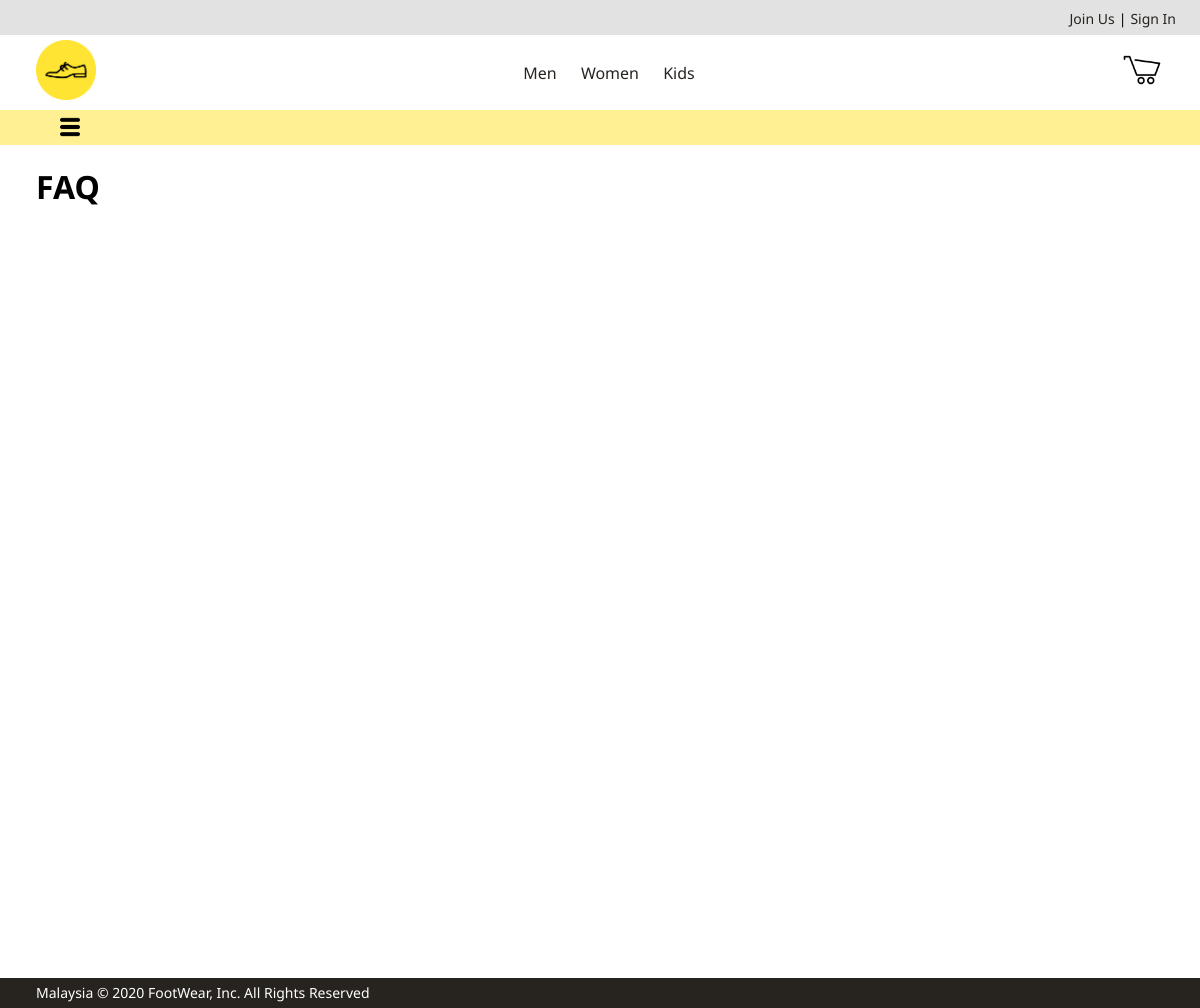
Page /faq.php on the earlier database version.
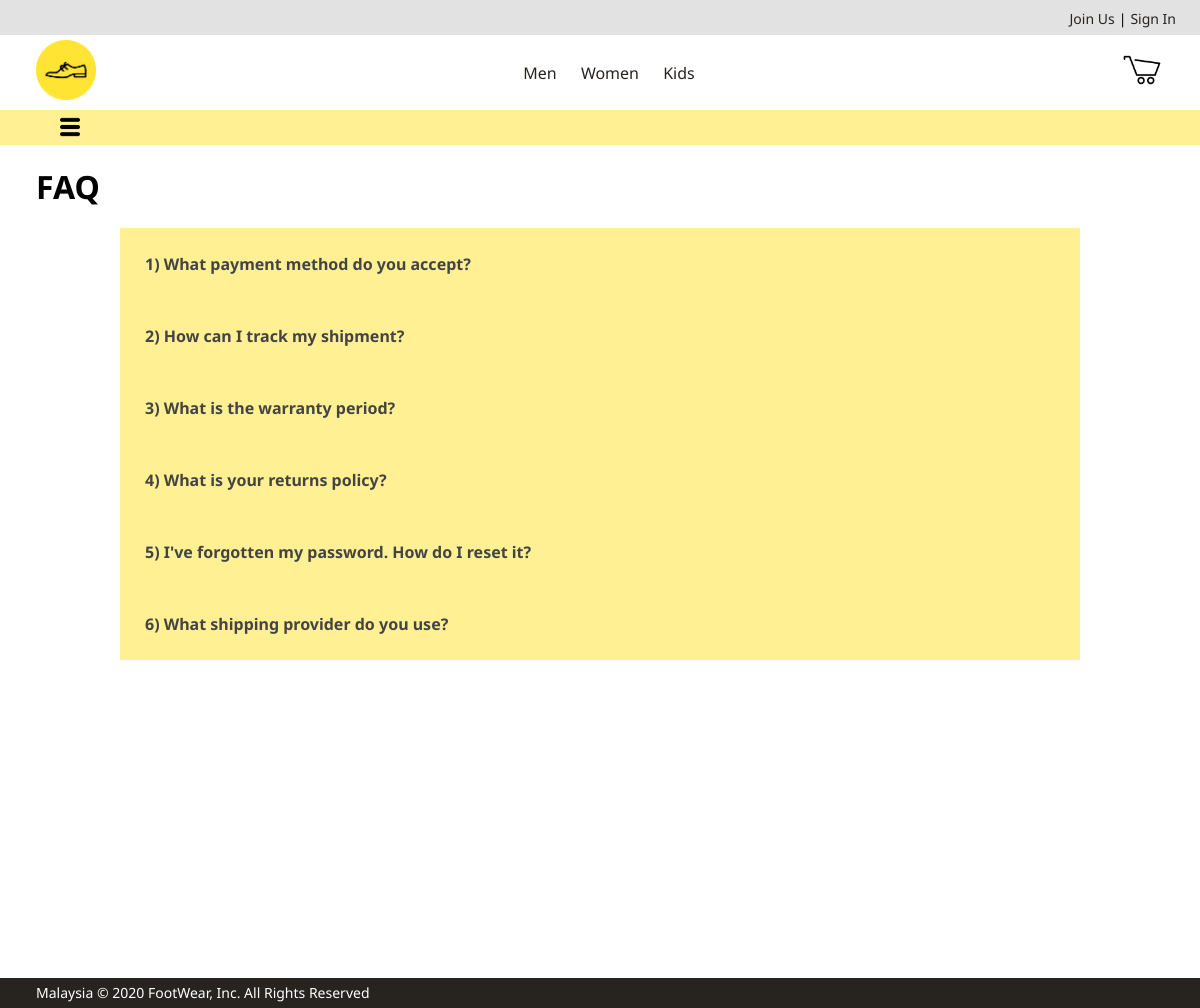
Same page on the later database version.
### tables this page shows
CREATE TABLE IF NOT EXISTS `faq` (
  `fid` varchar(3) NOT NULL,
  `question` varchar(500) NOT NULL,
  `answer` varchar(500) NOT NULL,
  PRIMARY KEY (`fid`)
);

### faq.php (the view, shortened to what this page needs)
<!DOCTYPE html>
<html lang="en">
<head>
  <link rel="stylesheet" href="./styles/components.css">
  <link rel="stylesheet" href="./styles/faq.css">
</head>
<body>
  <?php include "./component/header.php"; ?>
  <?php include "./component/navigator.php"; ?>
  <div class="faq_main">
    <h1>FAQ</h1>
  </div>
  <div class="faqWrapper">
    <?php
      $conn = mysqli_connect('localhost', 'root', '', 'data');
      $sql = mysqli_query($conn, "SELECT question,answer FROM faq");
      $i =1;
      foreach($sql as $row) {
        echo '<div class="faq">', $i , ") ",$row['question'], '</div>';
        $i++;
      }
    ?>
  </div>
  <?php include "./component/footer.php"; ?>
</body>
</html>

### login.php (shortened to what this page needs)
<link rel="stylesheet" href="./styles/login.css">

### component/header.php (shortened to what this page needs)
<?php
    include 'login.php';
?>
<section class = "topheader">
        <ul>
            <?php
            if (isset($_SESSION["email"])){
                echo $_SESSION["name"];
                echo "<span>|</span>";
                echo "<a href='logout.php'><li>Logout</li></a>";
            }
            else{
                echo "<a href='register.php'><li>Join Us</li></a>";
                echo "<span>|</span>";
                echo<<<HTML
                <li onclick="document.getElementById('ID').style.display='block'" style="width:auto; cursor: pointer;">Sign In</li>
                HTML;
            }
            ?>
        </ul>
</section>
<div class="headerWrapper">
    <div class="header">
        <a href="index.php"> <img id="logo" src="./img/web_iconMain.png" alt="footwearLogo"></a>
        <nav>
            <ul>
                <li><a href="shopping.php?category=Men&sub=">Men</a></li>
                <li><a href="shopping.php?category=Women&sub=">Women</a></li>
                <li><a href="shopping.php?category=Kids&sub=">Kids</a></li>
            </ul>
        </nav>
        <a href="cart.php"><img id="cart" src="./img/Shopping-Cart-icon.png" alt="Cart"></a>
    </div>
</div>

### component/navigator.php (shortened to what this page needs)
<?php
if(isset($_SESSION["gender"])){
    $gender = $_SESSION["gender"];
    if ($gender == "F"){
        $gender_word = "Women";
    }else{
        $gender_word = "Men";
    }
}else{
    $gender = "default";
}
?>
<div class="btmheader <?php echo $gender?>">
    <div class="dropDown">
        <ul>
            <li class="sideMenu"><img id="navLogo" src="./img/nav_icon.png" alt="navLogo">
            </li>
        </ul>
    </div>
</div>

### component/footer.php (shortened to what this page needs)
<div class="footerWrapper">
    <div class="footer">
        <p>Malaysia &#169; 2020 FootWear, Inc. All Rights Reserved</p>
    </div>
</div>

### styles/components.css (style rules this page uses)
:root { --smaller: 14px; --small: 16px; --medium: 20px; --large: 24px; --yellow: #FEF093; --black: #27231F; --grey: #E2E2E2; --blue: #4CD7D0; --pink: #FECCC8; --spacing: 0 38px 0 36px; }
* { box-sizing: border-box; margin: 0; padding: 0; font-family: 'PT Sans', Helvetica, Arial, sans-serif; }
html { height: 100%; }
body { min-width: 700px; min-height: 100%; }
nav, .topheader, .header { margin: 0; padding: 0; border: 0; font: inherit; vertical-align: baseline; }
div { display: block; }
.topheader li, .topheader a, .headerWrapper li, .headerWrapper a { text-decoration: none; color: var(--black); list-style: none; }
.topheader { height: 35px; width: 100%; background-color: var(--grey); font-size: var(--smaller); position: relative; }
.topheader ul { position: absolute; padding-right: 20px; top: 50%; right: 0%; -ms-transform: translateY(-50%); transform: translateY(-50%); }
.topheader li, span { display: inline; padding-right: 4px; }
.header { padding: var(--spacing); padding-top: 5px; padding-bottom: 5px; display: flex; justify-content: space-between; align-items: center; }
#logo { height: 60px; width: 60px; }
#cart { height: 40px; width: 40px; }
.header li { display: inline; padding: 0 10px 0 10px; }
#navLogo { height: 20px; width: 20px; }
.btmheader { height: 35px; width: 100%; position: relative; }
.default { background-color: var(--yellow); }
.dropDown { margin: 7px 0px 0px 55px; display: inline-block; }
.dropDown ul { list-style: none; }
.dropDown .sideMenu { width: 30px; height: 30px; text-align: center; }
.sideMenu img { cursor: pointer; }
.footerWrapper { position: relative; margin-top: auto; height: 30px; width: 100%; background-color: var(--black); color: white; }
.footer { padding: var(--spacing); font-size: var(--smaller); padding-top: 10px; position: relative; }
.footer p { position: absolute; top: 50%; }

### styles/faq.css (style rules this page uses)
.faq_main h1 { padding: var(--spacing); margin-top: 20px; margin-bottom: 20px; }
.faq { font-weight: bold; background-color: var(--yellow); color: #444; cursor: pointer; margin: auto; padding: 25px; width: 80%; text-align: left; outline: none; }
.faqWrapper { min-height: 700px; }

### styles/login.css (style rules this page uses)
* { font-family: 'Noto Sans', sans-serif; }

Differences in the rows shown:
added faq: question "What payment method do you accept?"
added faq: question "How can I track my shipment?"
added faq: question "What is the warranty period?"
added faq: question "What is your returns policy?"
added faq: question "I've forgotten my password. How do I reset it?"
added faq: question "What shipping provider do you use?"
